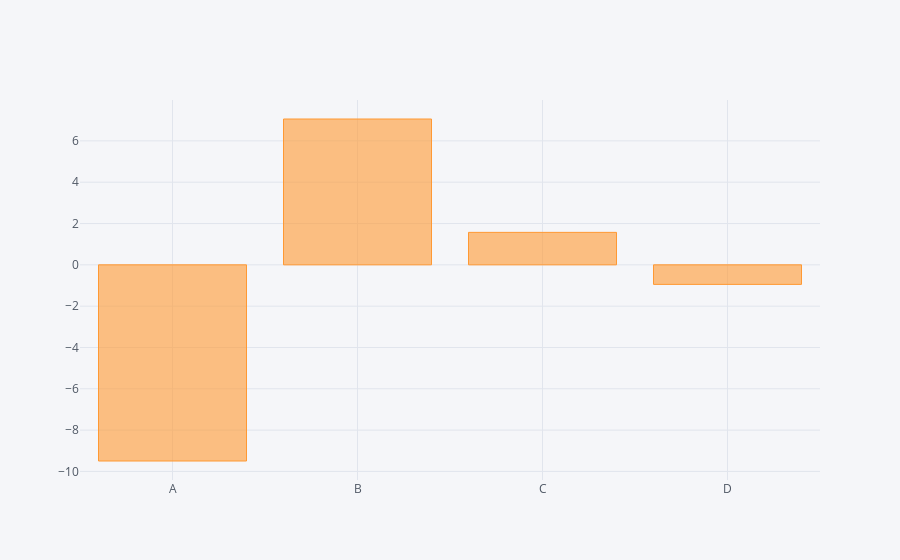

Here is the notebook cell this chart was saved with:
### Code cell
# so we have to add an aggregate funtion to make chart more understandable.
df.sum().iplot(kind='bar')  # now, it will give sum() of all columns

### Figure 1 — Plotly figure (JSON) as saved in the notebook; plotly's stock layout.template omitted (floating-point values rounded to 4 significant figures)
{"data": [{"marker": {"color": "rgba(255, 153, 51, 0.6)", "line": {"color": "rgba(255, 153, 51, 1.0)", "width": 1}}, "name": "None", "orientation": "v", "text": "", "type": "bar", "uid": "6e069e92-fefe-427a-a568-b48425dcfc4f", "x": ["A", "B", "C", "D"], "y": [-9.495, 7.06, 1.572, -0.946]}], "layout": {"legend": {"bgcolor": "#F5F6F9", "font": {"color": "#4D5663"}}, "paper_bgcolor": "#F5F6F9", "plot_bgcolor": "#F5F6F9", "title": {"font": {"color": "#4D5663"}}, "xaxis": {"gridcolor": "#E1E5ED", "showgrid": true, "tickfont": {"color": "#4D5663"}, "title": {"font": {"color": "#4D5663"}, "text": ""}, "zerolinecolor": "#E1E5ED"}, "yaxis": {"gridcolor": "#E1E5ED", "showgrid": true, "tickfont": {"color": "#4D5663"}, "title": {"font": {"color": "#4D5663"}, "text": ""}, "zerolinecolor": "#E1E5ED"}}}
